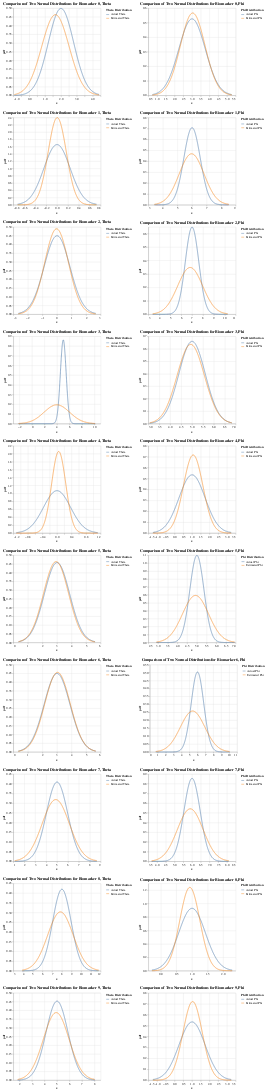

This figure's notebook cell:
### Code cell
biomarkers = [_ for _ in range(10)]
charts = []
for n in biomarkers: 
    biomarker_data_est = estimate_df[estimate_df.biomarker == n].reset_index()
    biomarker_data = truth[truth.biomarker == n].reset_index()
    # theta for diseased
    theta_mean_est = biomarker_data_est.theta_mean[0]
    theta_var_est = biomarker_data_est.theta_var[0]
    theta_std_est = np.sqrt(theta_var_est)

    theta_mean = biomarker_data.theta_mean[0]
    theta_var = biomarker_data.theta_var[0]
    theta_std = np.sqrt(theta_var)
    # phi for healthy
    phi_mean_est = biomarker_data_est.phi_mean[0]
    phi_var_est = biomarker_data_est.phi_var[0]
    phi_std_est = np.sqrt(phi_var_est)

    phi_mean = biomarker_data.phi_mean[0]
    phi_var = biomarker_data.phi_var[0]
    phi_std = np.sqrt(phi_var)

    mean1, std1 = theta_mean, theta_std
    mean2, std2 = theta_mean_est, theta_std_est

    # Generating points on the x axis
    x_thetas = np.linspace(min(mean1 - 3*std1, mean2 - 3*std2), 
                    max(mean1 + 3*std1, mean2 + 3*std2), 1000)

    # Creating DataFrames for each distribution
    df1 = pd.DataFrame({'x': x_thetas, 'pdf': norm.pdf(x_thetas, mean1, std1), 'Distribution': 'Actual Theta'})
    df2 = pd.DataFrame({'x': x_thetas, 'pdf': norm.pdf(x_thetas, mean2, std2), 'Distribution': 'Estimated Theta'})

    # Combining the DataFrames
    df3 = pd.concat([df1, df2])

    # Altair plot
    chart_theta = alt.Chart(df3).mark_line().encode(
        x='x',
        y='pdf',
        color=alt.Color('Distribution:N', legend=alt.Legend(title="Theta Distribution"))
    ).properties(title=f'Comparison of Two Normal Distributions for Biomarker {n}, Theta')

    mean1, std1 = phi_mean, phi_std
    mean2, std2 = phi_mean_est, phi_std_est

    # Generating points on the x axis
    x_phis = np.linspace(min(mean1 - 3*std1, mean2 - 3*std2), 
                    max(mean1 + 3*std1, mean2 + 3*std2), 1000)

    # Creating DataFrames for each distribution
    df1 = pd.DataFrame({'x': x_phis, 'pdf': norm.pdf(x_phis, mean1, std1), 'Distribution': 'Actual Phi'})
    df2 = pd.DataFrame({'x': x_phis, 'pdf': norm.pdf(x_phis, mean2, std2), 'Distribution': 'Estimated Phi'})

    # Combining the DataFrames
    df3 = pd.concat([df1, df2])

    # Altair plot
    chart_phi = alt.Chart(df3).mark_line().encode(
        x='x',
        y='pdf',
        color=alt.Color('Distribution:N', legend=alt.Legend(title="Phi Distribution"))
    ).properties(title=f'Comparison of Two Normal Distributions for Biomarker {n}, Phi')
    
    # Concatenate theta and phi charts horizontally
    hconcat_chart = alt.hconcat(chart_theta, chart_phi).resolve_scale(color="independent")

    # Append the concatenated chart to the list of charts
    charts.append(hconcat_chart)
# Concatenate all the charts vertically
final_chart = alt.vconcat(*charts)

# Display the final chart
final_chart.display()

### Figure 1 — Vega-Lite specification as saved in the notebook (floating-point values rounded to 4 significant figures; data arrays with more than 128 entries replaced by an {"elided": "..."} marker saying what was removed)
{"config": {"view": {"continuousWidth": 300, "continuousHeight": 300}}, "vconcat": [{"hconcat": [{"data": {"name": "data-77e006fea4decb0254ec08bdb24335ad"}, "mark": {"type": "line"}, "encoding": {"color": {"field": "Distribution", "legend": {"title": "Theta Distribution"}, "type": "nominal"}, "x": {"field": "x", "type": "quantitative"}, "y": {"field": "pdf", "type": "quantitative"}}, "title": "Comparison of Two Normal Distributions for Biomarker 0, Theta"}, {"data": {"name": "data-42a00ba69cb867977047ee357c12d1b9"}, "mark": {"type": "line"}, "encoding": {"color": {"field": "Distribution", "legend": {"title": "Phi Distribution"}, "type": "nominal"}, "x": {"field": "x", "type": "quantitative"}, "y": {"field": "pdf", "type": "quantitative"}}, "title": "Comparison of Two Normal Distributions for Biomarker 0, Phi"}], "resolve": {"scale": {"color": "independent"}}}, {"hconcat": [{"data": {"name": "data-b273bfae7649affe8ca648530e1c82a5"}, "mark": {"type": "line"}, "encoding": {"color": {"field": "Distribution", "legend": {"title": "Theta Distribution"}, "type": "nominal"}, "x": {"field": "x", "type": "quantitative"}, "y": {"field": "pdf", "type": "quantitative"}}, "title": "Comparison of Two Normal Distributions for Biomarker 1, Theta"}, {"data": {"name": "data-455f490e40fab1722f6215f4158a0f2b"}, "mark": {"type": "line"}, "encoding": {"color": {"field": "Distribution", "legend": {"title": "Phi Distribution"}, "type": "nominal"}, "x": {"field": "x", "type": "quantitative"}, "y": {"field": "pdf", "type": "quantitative"}}, "title": "Comparison of Two Normal Distributions for Biomarker 1, Phi"}], "resolve": {"scale": {"color": "independent"}}}, {"hconcat": [{"data": {"name": "data-a8c16318082bb7aaa4c6782b2105c7d3"}, "mark": {"type": "line"}, "encoding": {"color": {"field": "Distribution", "legend": {"title": "Theta Distribution"}, "type": "nominal"}, "x": {"field": "x", "type": "quantitative"}, "y": {"field": "pdf", "type": "quantitative"}}, "title": "Comparison of Two Normal Distributions for Biomarker 2, Theta"}, {"data": {"name": "data-b0d622ae55ae26230392e254a58ec276"}, "mark": {"type": "line"}, "encoding": {"color": {"field": "Distribution", "legend": {"title": "Phi Distribution"}, "type": "nominal"}, "x": {"field": "x", "type": "quantitative"}, "y": {"field": "pdf", "type": "quantitative"}}, "title": "Comparison of Two Normal Distributions for Biomarker 2, Phi"}], "resolve": {"scale": {"color": "independent"}}}, {"hconcat": [{"data": {"name": "data-722973d8dcc83d725e93036eca7c66ba"}, "mark": {"type": "line"}, "encoding": {"color": {"field": "Distribution", "legend": {"title": "Theta Distribution"}, "type": "nominal"}, "x": {"field": "x", "type": "quantitative"}, "y": {"field": "pdf", "type": "quantitative"}}, "title": "Comparison of Two Normal Distributions for Biomarker 3, Theta"}, {"data": {"name": "data-c5d92b447fad2d67eecc0e2c10c4c053"}, "mark": {"type": "line"}, "encoding": {"color": {"field": "Distribution", "legend": {"title": "Phi Distribution"}, "type": "nominal"}, "x": {"field": "x", "type": "quantitative"}, "y": {"field": "pdf", "type": "quantitative"}}, "title": "Comparison of Two Normal Distributions for Biomarker 3, Phi"}], "resolve": {"scale": {"color": "independent"}}}, {"hconcat": [{"data": {"name": "data-fabbeb1b5d2cd83a265b6cfe54f15226"}, "mark": {"type": "line"}, "encoding": {"color": {"field": "Distribution", "legend": {"title": "Theta Distribution"}, "type": "nominal"}, "x": {"field": "x", "type": "quantitative"}, "y": {"field": "pdf", "type": "quantitative"}}, "title": "Comparison of Two Normal Distributions for Biomarker 4, Theta"}, {"data": {"name": "data-75318a83542b988bce2184146716e318"}, "mark": {"type": "line"}, "encoding": {"color": {"field": "Distribution", "legend": {"title": "Phi Distribution"}, "type": "nominal"}, "x": {"field": "x", "type": "quantitative"}, "y": {"field": "pdf", "type": "quantitative"}}, "title": "Comparison of Two Normal Distributions for Biomarker 4, Phi"}], "resolve": {"scale": {"color": "independent"}}}, {"hconcat": [{"data": {"name": "data-9fee30ea3e499eff53c9bd3a217d1d12"}, "mark": {"type": "line"}, "encoding": {"color": {"field": "Distribution", "legend": {"title": "Theta Distribution"}, "type": "nominal"}, "x": {"field": "x", "type": "quantitative"}, "y": {"field": "pdf", "type": "quantitative"}}, "title": "Comparison of Two Normal Distributions for Biomarker 5, Theta"}, {"data": {"name": "data-c8dd47c59a15c180d9e1ec95877c6365"}, "mark": {"type": "line"}, "encoding": {"color": {"field": "Distribution", "legend": {"title": "Phi Distribution"}, "type": "nominal"}, "x": {"field": "x", "type": "quantitative"}, "y": {"field": "pdf", "type": "quantitative"}}, "title": "Comparison of Two Normal Distributions for Biomarker 5, Phi"}], "resolve": {"scale": {"color": "independent"}}}, {"hconcat": [{"data": {"name": "data-484c72c291b04c78c85dae7c44e0dadf"}, "mark": {"type": "line"}, "encoding": {"color": {"field": "Distribution", "legend": {"title": "Theta Distribution"}, "type": "nominal"}, "x": {"field": "x", "type": "quantitative"}, "y": {"field": "pdf", "type": "quantitative"}}, "title": "Comparison of Two Normal Distributions for Biomarker 6, Theta"}, {"data": {"name": "data-9709067c40226f59aa482df9e53649f2"}, "mark": {"type": "line"}, "encoding": {"color": {"field": "Distribution", "legend": {"title": "Phi Distribution"}, "type": "nominal"}, "x": {"field": "x", "type": "quantitative"}, "y": {"field": "pdf", "type": "quantitative"}}, "title": "Comparison of Two Normal Distributions for Biomarker 6, Phi"}], "resolve": {"scale": {"color": "independent"}}}, {"hconcat": [{"data": {"name": "data-d2c11ab4a8363c15e2b7316ba9b80281"}, "mark": {"type": "line"}, "encoding": {"color": {"field": "Distribution", "legend": {"title": "Theta Distribution"}, "type": "nominal"}, "x": {"field": "x", "type": "quantitative"}, "y": {"field": "pdf", "type": "quantitative"}}, "title": "Comparison of Two Normal Distributions for Biomarker 7, Theta"}, {"data": {"name": "data-8e89dcbb6a84597fd2d3bf6b7d79d812"}, "mark": {"type": "line"}, "encoding": {"color": {"field": "Distribution", "legend": {"title": "Phi Distribution"}, "type": "nominal"}, "x": {"field": "x", "type": "quantitative"}, "y": {"field": "pdf", "type": "quantitative"}}, "title": "Comparison of Two Normal Distributions for Biomarker 7, Phi"}], "resolve": {"scale": {"color": "independent"}}}, {"hconcat": [{"data": {"name": "data-929e6bc8f65bfea12b7139ce6068b4b4"}, "mark": {"type": "line"}, "encoding": {"color": {"field": "Distribution", "legend": {"title": "Theta Distribution"}, "type": "nominal"}, "x": {"field": "x", "type": "quantitative"}, "y": {"field": "pdf", "type": "quantitative"}}, "title": "Comparison of Two Normal Distributions for Biomarker 8, Theta"}, {"data": {"name": "data-4091f09f528efd134b678362c7ca3633"}, "mark": {"type": "line"}, "encoding": {"color": {"field": "Distribution", "legend": {"title": "Phi Distribution"}, "type": "nominal"}, "x": {"field": "x", "type": "quantitative"}, "y": {"field": "pdf", "type": "quantitative"}}, "title": "Comparison of Two Normal Distributions for Biomarker 8, Phi"}], "resolve": {"scale": {"color": "independent"}}}, {"hconcat": [{"data": {"name": "data-38f941bcc4c21846fbd3bb53dab50ca4"}, "mark": {"type": "line"}, "encoding": {"color": {"field": "Distribution", "legend": {"title": "Theta Distribution"}, "type": "nominal"}, "x": {"field": "x", "type": "quantitative"}, "y": {"field": "pdf", "type": "quantitative"}}, "title": "Comparison of Two Normal Distributions for Biomarker 9, Theta"}, {"data": {"name": "data-f92430a03fcc0469ebf737c6387c6976"}, "mark": {"type": "line"}, "encoding": {"color": {"field": "Distribution", "legend": {"title": "Phi Distribution"}, "type": "nominal"}, "x": {"field": "x", "type": "quantitative"}, "y": {"field": "pdf", "type": "quantitative"}}, "title": "Comparison of Two Normal Distributions for Biomarker 9, Phi"}], "resolve": {"scale": {"color": "independent"}}}], "$schema": "https://vega.github.io/schema/vega-lite/v5.16.3.json", "datasets": {"data-77e006fea4decb0254ec08bdb24335ad": {"elided": "2000 records"}, "data-42a00ba69cb867977047ee357c12d1b9": {"elided": "2000 records"}, "data-b273bfae7649affe8ca648530e1c82a5": {"elided": "2000 records"}, "data-455f490e40fab1722f6215f4158a0f2b": {"elided": "2000 records"}, "data-a8c16318082bb7aaa4c6782b2105c7d3": {"elided": "2000 records"}, "data-b0d622ae55ae26230392e254a58ec276": {"elided": "2000 records"}, "data-722973d8dcc83d725e93036eca7c66ba": {"elided": "2000 records"}, "data-c5d92b447fad2d67eecc0e2c10c4c053": {"elided": "2000 records"}, "data-fabbeb1b5d2cd83a265b6cfe54f15226": {"elided": "2000 records"}, "data-75318a83542b988bce2184146716e318": {"elided": "2000 records"}, "data-9fee30ea3e499eff53c9bd3a217d1d12": {"elided": "2000 records"}, "data-c8dd47c59a15c180d9e1ec95877c6365": {"elided": "2000 records"}, "data-484c72c291b04c78c85dae7c44e0dadf": {"elided": "2000 records"}, "data-9709067c40226f59aa482df9e53649f2": {"elided": "2000 records"}, "data-d2c11ab4a8363c15e2b7316ba9b80281": {"elided": "2000 records"}, "data-8e89dcbb6a84597fd2d3bf6b7d79d812": {"elided": "2000 records"}, "data-929e6bc8f65bfea12b7139ce6068b4b4": {"elided": "2000 records"}, "data-4091f09f528efd134b678362c7ca3633": {"elided": "2000 records"}, "data-38f941bcc4c21846fbd3bb53dab50ca4": {"elided": "2000 records"}, "data-f92430a03fcc0469ebf737c6387c6976": {"elided": "2000 records"}}}
